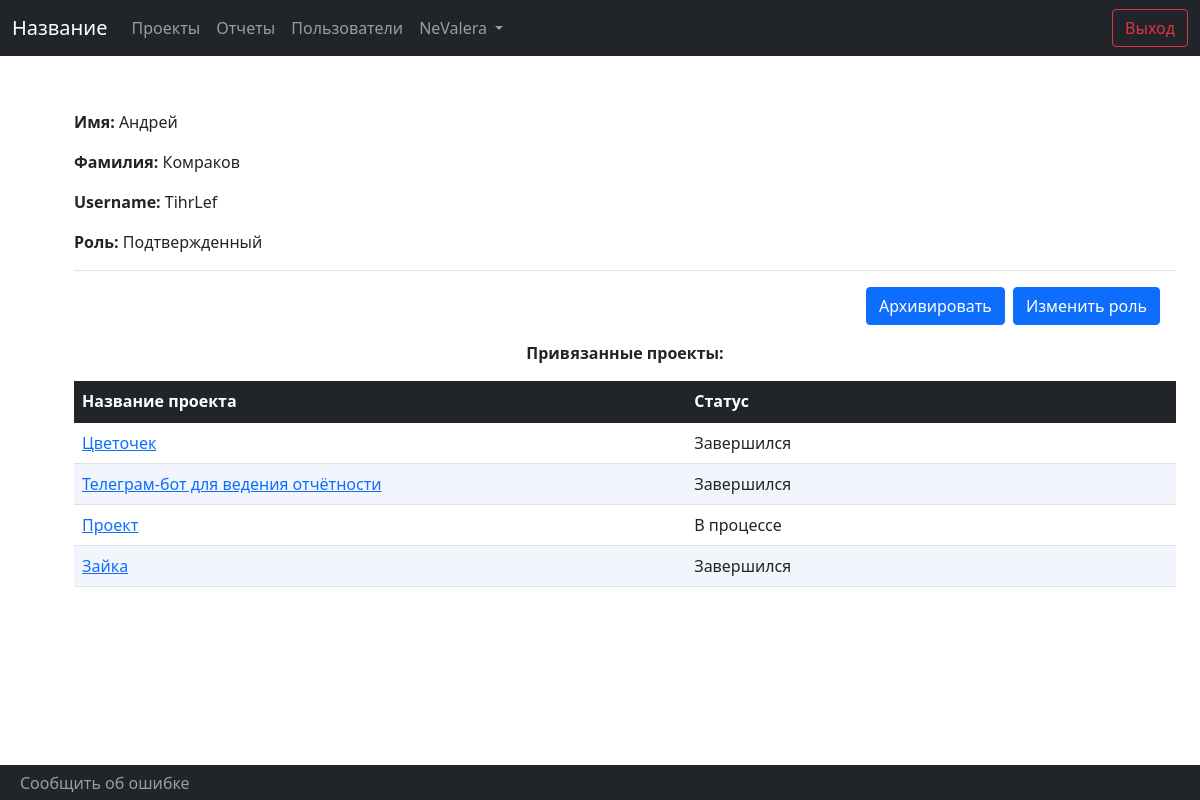
/TeleBot/user/1349784735 (signed in), run on the app's committed database.
### Users/models.py (models this page shows, shortened)
class User(AbstractUser):
	ROLES = (
		('Unverified', 'Unverified'),
		('Verified', 'Verified'),
		('Administrator', 'Administrator'),
		('Archived', 'Archived'),
   )
	personal_token = models.UUIDField(default=uuid.uuid4, help_text="Unique ID for this particular book across whole library")
	telegram_id = models.BigIntegerField(primary_key=True, unique=True)
	role = models.CharField(max_length=50, choices = ROLES, null='Unverified')
	def get_absolute_url(self):
		return reverse('user-detail', args=[str(self.telegram_id)])
	@property
	def get_role(self):
		if self.role == "Unverified":
			return "Неподтвержденный"
		if self.role == "Verified":
			return "Подтвержденный"
		if self.role == "Administrator":
			return "Администратор"
		if self.role == "Archived":
			return "Архивированный"
	def is_verified(self):
		return (self.is_active) or (self.is_staff)

### Projects/models.py (models this page shows, shortened)
class Project(models.Model):
	name = models.TextField(unique = True, max_length=200)
	start_date = models.DateField(default = datetime.now, null=True, blank=True)
	end_date = models.DateField(null=True, blank=True)
	users = models.ManyToManyField(User)
	responsible_user = models.ForeignKey(User, related_name="responsible", on_delete=models.SET_NULL, null=True)
	def get_absolute_url(self):
		return reverse('project-detail', args=[str(self.id)])
	def status(self):
		if not self.start_date or date.today()< self.start_date:
			return 'Не начался'
		if self.end_date is None or self.start_date <= date.today() < self.end_date:
			return 'В процессе'
		if date.today() >= self.end_date:
			return 'Завершился'

### TeleBot/views.py (the view)
# urls.py: urlpatterns += [re_path(r'^user/(?P<pk>\d+)$',  user_passes_test(User.is_verified)(views.UserDetailView.as_view()), name='user-detail') ]
class UserDetailView(OwnerOnlyMixin, generic.DetailView):
	model = User

### TeleBot/views.py (called while the page is built)
    def dispatch(self, request, pk, *args, **kwargs):
        user_page = self.get_object()
        if request.user.telegram_id != user_page.telegram_id and not request.user.is_staff :
            return self.handle_no_permission()
        return super().dispatch(request, pk, *args, **kwargs)

### TeleBot/templates/Users/user_detail.html (shortened to what this page needs)
{% extends "base_generic.html" %}
{% block content %}
  <p  align="left"><b>Имя: </b>{{user.first_name }}<br></p>
  <p  align="left"><b>Фамилия: </b>{{user.last_name }}<br></p>
  <p  align="left"><b>Username: </b>{{user.username }}<br></p>
  <p  align="left"><b>Роль: </b>{{user.get_role}} <br></p>
    <div class="modal-footer">
		{%if request.user.is_staff%}
        <a type="button" class="btn btn-primary" href="{%url 'archive-user' user.telegram_id%}">{%if user.role == "Archived"%}Убрать из архива{%else%} Архивировать{%endif%}</a>
        <button class="btn btn-primary my-2 my-sm-0" type="button" data-bs-toggle="modal" data-bs-target="#staticBackdrop1">Изменить роль</button>
        {%endif%}
      </div>
	<p  align="center" color="#21145e" ><b>Привязанные проекты:</b><br></p>
    <table class="table">
    <thead class="table-dark">
    <tr>
			<th width = 25% onclick="sortTable(0)"  align=left>Название проекта</th>
			<th width = 20% onclick="sortTable(1)"  align=left>Статус</th>
	</tr>
    </thead>
    <tbody>
    {% for project in user.project_set.all|dictsort:"start_date" %}
    <tr>
		<td><a href="{{ project.get_absolute_url }}" >{{project.name}}</a></td>
        <td >{{project.status}}</td>
    </tr>
	{% endfor %}
 </tbody>
    </table>
{% endblock %}

### TeleBot/templates/base_generic.html (shortened to what this page needs)
<!doctype html>
<html lang="ru">
<head>
  <link href="https://cdn.jsdelivr.net/npm/bootstrap@5.1.3/dist/css/bootstrap.min.css" rel="stylesheet">
 {% load static %}
</head>
<body>
 <nav class="navbar navbar-expand-md fixed-top navbar-dark bg-dark" >
 	<div class="container-fluid">
    <a href="" class="navbar-brand">
    Название
    </a>
    <div class="collapse navbar-collapse" id="navbarContent">
    <ul class="navbar-nav mr-auto mt-2 mt-lg-0">
    {%if request.user.is_staff%}
    <li class="nav-item">
    <a href="{% url 'projects'%}" class="nav-link">Проекты</a>
    </li>
    <li class="nav-item">
    <a href="{% url 'reports'%}" class="nav-link">Отчеты</a>
    </li>
    <li class="nav-item">
    <a href="{% url 'users'%}" class="nav-link">Пользователи</a>
    </li>
    {%endif%}
     <li class="nav-item dropdown">
          <a class="nav-link dropdown-toggle" href="{{user.get_absolute_url}}" id="navbarDarkDropdownMenuLink" role="button" data-bs-toggle="dropdown" aria-expanded="false">
          {{request.user.username}}
          </a>
        </li>
    </ul>
    </div>
    <form class="form-inline my-2 my-lg-0">
      <button class="btn btn-outline-danger my-2 my-sm-0" type="button" data-bs-toggle="modal" data-bs-target="#staticBackdrop">Выход</button>
    </form>
    </div>
 </nav>
<div id="main">
  {% block content %} {% endblock %}
</div>
<nav class="navbar navbar-expand-md bg-dark navbar-dark fixed-bottom" style=" padding: 0 !important; height:35px;">
<div class="container-fluid">
    <div class="pull-right">
    	<ul class="navbar-nav">
    	<li class="nav-item">
    		<a href="" class="nav-link">Сообщить об ошибке</a>
    	</li>
    	</ul>
    </div>
    </div>
</nav>
</body>
</html>

### TeleBot/templates/Users/user_detail.html (style rules this page uses)
.table thead tr th:first-child, .table tbody tr td:first-child { border-left: 0px solid #21145e; }
.table thead tr th:last-child, .table tbody tr td:last-child { border-right: 0px solid #21145e; }
.table tbody tr:nth-child(even) { background: #f2f5fc; }

### data on the page
User: user.username "NeValera"
User: first_name "Андрей", last_name "Комраков", username "TihrLef", get_role "Подтвержденный"
Project: name "Цветочек", status "Завершился"
Project: name "Телеграм-бот для ведения отчётности", status "Завершился"
Project: name "Проект", status "В процессе"
Project: name "Зайка", status "Завершился"
